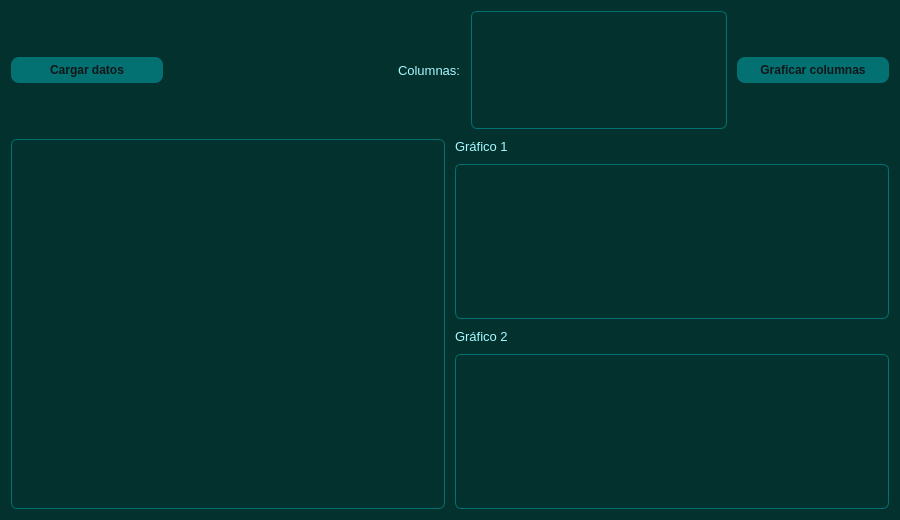
<?xml version="1.0" encoding="UTF-8"?>
<ui version="4.0">
 <class>TabularWidget</class>
 <widget class="QWidget" name="TabularWidget">
  <property name="geometry">
   <rect>
    <x>0</x>
    <y>0</y>
    <width>900</width>
    <height>520</height>
   </rect>
  </property>
  <property name="windowTitle">
   <string>Datos tabulares</string>
  </property>
  <property name="styleSheet">
   <string notr="true">QWidget#TabularWidget {
    border-image: url(:/img/fondo.png) 0 0 0 0 stretch stretch;
    background-color: #03312E;
}

QLabel {
    color: #A8F9FF;
    font-size: 10pt;
}

QPushButton {
    background-color: #037171;
    color: #121619;
    border-radius: 8px;
    padding: 6px 16px;
    font-weight: bold;
    min-width: 120px;
}

QPushButton:hover {
    background-color: #9AE5E6;
}

QPushButton:pressed {
    background-color: #A8F9FF;
}

QListWidget {
    background-color: rgba(3, 49, 46, 230);
    border: 1px solid #037171;
    border-radius: 6px;
    color: #A8F9FF;
}

QTableView {
    background-color: rgba(3, 49, 46, 230);
    border: 1px solid #037171;
    border-radius: 6px;
    color: #A8F9FF;
    gridline-color: #037171;
    selection-background-color: #037171;
    selection-color: #121619;
}

QHeaderView::section {
    background-color: #037171;
    color: #121619;
    padding: 4px;
    border: 1px solid #021616;
}

QGraphicsView {
    background-color: rgba(3, 49, 46, 230);
    border: 1px solid #037171;
    border-radius: 6px;
}</string>
  </property>
  <layout class="QVBoxLayout" name="verticalLayout">
   <property name="spacing">
    <number>10</number>
   </property>
   <item>
    <layout class="QHBoxLayout" name="topLayout">
     <property name="spacing">
      <number>10</number>
     </property>
     <item>
      <widget class="QPushButton" name="load_csv_button">
       <property name="text">
        <string>Cargar datos</string>
       </property>
      </widget>
     </item>
     <item>
      <spacer name="horizontalSpacer_top">
       <property name="orientation">
        <enum>Qt::Horizontal</enum>
       </property>
       <property name="sizeHint" stdset="0">
        <size>
         <width>40</width>
         <height>20</height>
        </size>
       </property>
      </spacer>
     </item>
     <item>
      <widget class="QLabel" name="columns_label">
       <property name="text">
        <string>Columnas:</string>
       </property>
      </widget>
     </item>
     <item>
      <widget class="QListWidget" name="column_list">
       <property name="selectionMode">
        <enum>QAbstractItemView::MultiSelection</enum>
       </property>
      </widget>
     </item>
     <item>
      <widget class="QPushButton" name="plot_columns_button">
       <property name="text">
        <string>Graficar columnas</string>
       </property>
      </widget>
     </item>
    </layout>
   </item>
   <item>
    <layout class="QHBoxLayout" name="mainLayout">
     <property name="spacing">
      <number>10</number>
     </property>
     <item>
      <widget class="QTableView" name="data_table">
       <property name="sortingEnabled">
        <bool>true</bool>
       </property>
      </widget>
     </item>
     <item>
      <layout class="QVBoxLayout" name="plotsLayout">
       <property name="spacing">
        <number>10</number>
       </property>
       <item>
        <widget class="QLabel" name="plot_label_1">
         <property name="text">
          <string>Gráfico 1</string>
         </property>
        </widget>
       </item>
       <item>
        <widget class="QGraphicsView" name="plot_view1"/>
       </item>
       <item>
        <widget class="QLabel" name="plot_label_2">
         <property name="text">
          <string>Gráfico 2</string>
         </property>
        </widget>
       </item>
       <item>
        <widget class="QGraphicsView" name="plot_view2"/>
       </item>
      </layout>
     </item>
    </layout>
   </item>
  </layout>
 </widget>
 <resources/>
 <connections/>
</ui>
